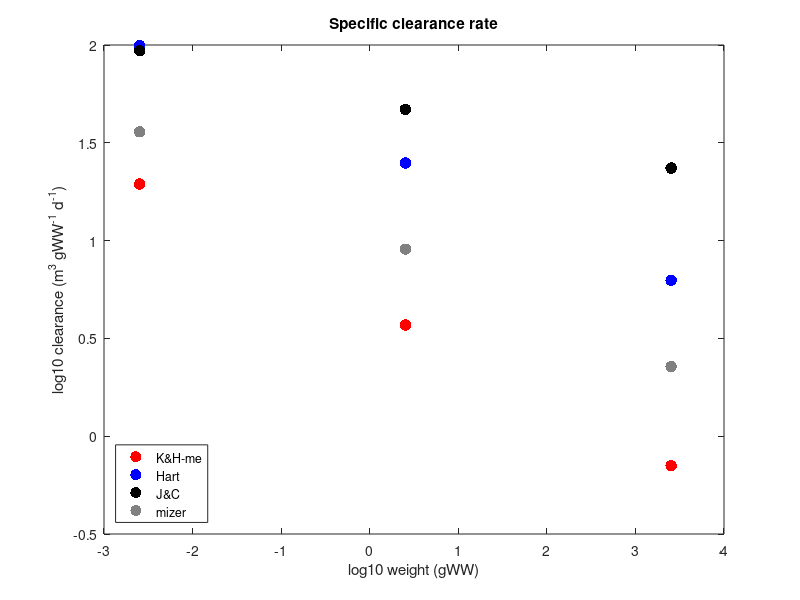
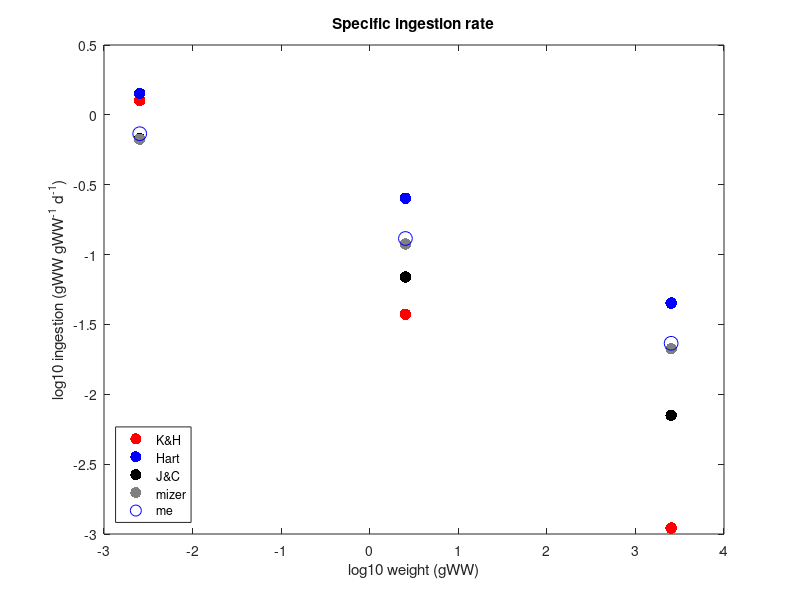
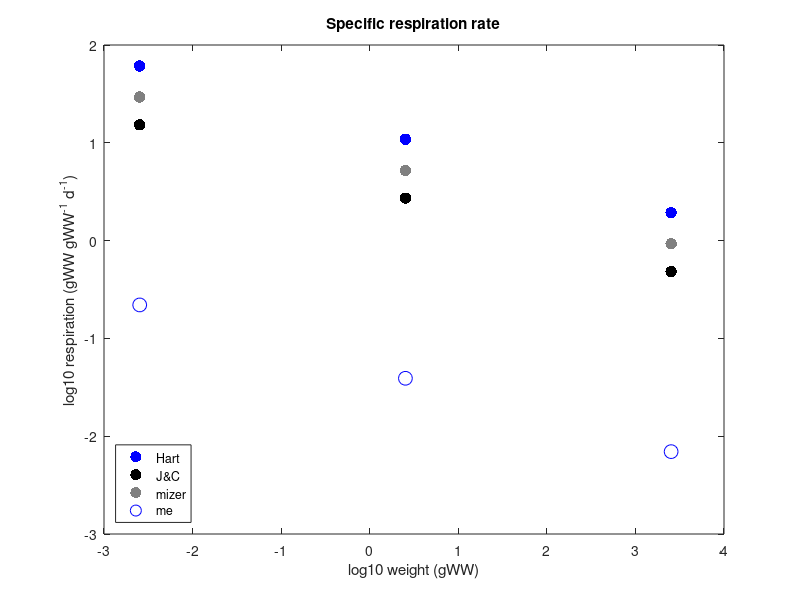
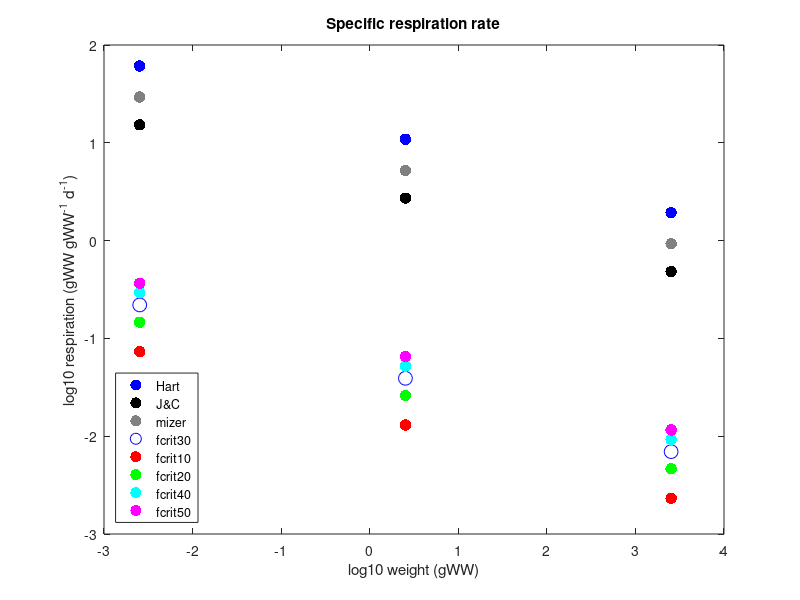

MATLAB code for these plots, in order:
% Compare diff Cmax, metab, A, ingest eqs

clear all
close all

L_s = 10^((log10(2)+log10(20))/2);
L_m = 10^((log10(20)+log10(200))/2);
L_l = 10^((log10(200)+log10(2000))/2);

M_s = 0.01 * (0.1*L_s)^3;
M_m = 0.01 * (0.1*L_m)^3;
M_l = 0.01 * (0.1*L_l)^3;
m=[M_s; M_m; M_l];

%Hartvig et al. constants
q=1-0.8;
h=85;
w=0.0025298;
gamma=0.8e4;
n=1-0.75;
p=1-0.75;
k=10;
u=0.84;

%mizer constants
h2=40;
gamma2=2.9e3;
k2=4.8;
u2=3;

%J&C 15 constants
Q=1-0.9;
H=25;
W=0.0025298;
G=1.37e4;
N=1-0.67;
K=2.5;
U=0.5;

prey=0:0.005:0.3;
temp=15;

%% Mortality
%Hartvig
Hu = exp(0.063*(temp-10.0)) .* (u.*m.^(-n))/365;

%mizer
Zu = exp(0.063*(temp-10.0)) .* (u2.*m.^(-n))/365;

%J&C
Ju = exp(0.063*(temp-10.0)) .* (U.*m.^(-N))/365;


%% Max ingestion
%Kiorboe & Hirst
Imax = exp(0.063*(temp-15.0)) .* 2.5 .* m.^(-0.51) .* 24e-3;

%Hartvig
Hcmax = exp(0.063*(temp-10.0)) .* (h.*m.^-n)/365;

%mizer
Zcmax = exp(0.063*(temp-10.0)) .* (h2.*m.^-n)/365;

%J&C
Jcmax = exp(0.063*(temp-10.0)) .* (H.*m.^-N)/365;

%Me
Mcmax = exp(0.063*(temp-15.0)) .* (60.*m.^-n)/365;

%% Respiration
%Hartvig
Hmet = exp(0.063*(temp-10.0)) .* k.*m.^-p;

%mizer
Zmet = exp(0.063*(temp-10.0)) .* k2.*m.^-p;

%J&C
Jmet = exp(0.063*(temp-10.0)) .* K.*m.^-p;

%Me
Mmet = exp(0.063*(temp-15.0)) .* 0.3*Mcmax;

%% Max clearance rate/search volume
%Kiorboe & Hirst = me
Fmax = exp(0.063*(temp-15.0)) .* 10^(3.24) .* m.^(-0.24) .* (24e-3/9);

%Hartvig
HA = exp(0.063*(temp-10.0)) .* (gamma*m.^-q)/365;

%mizer
ZA = exp(0.063*(temp-10.0)) .* (gamma2*m.^-q)/365;

%J&C
JA = exp(0.063*(temp-10.0)) .* (G*m.^-Q)/365;

%%
figure(1)
%subplot(2,2,1)
plot(log10(m),log10(Fmax),'.r','MarkerSize',25); hold on;
plot(log10(m),log10(HA),'.b','MarkerSize',25); hold on;
plot(log10(m),log10(JA),'.k','MarkerSize',25); hold on;
plot(log10(m),log10(ZA),'.','color',[0.5 0.5 0.5],'MarkerSize',25); hold on;
ylabel('log10 clearance (m^3 gWW^-^1 d^-^1)')
xlabel('log10 weight (gWW)')
legend('K&H-me','Hart','J&C','mizer')
legend('location','southwest')
title('Specific clearance rate')
print('-dpng','Clearance_comp_mass_JC.png')

figure(2)
%subplot(2,2,1)
plot(log10(m),log10(Imax),'.r','MarkerSize',25); hold on;
plot(log10(m),log10(Hcmax),'.b','MarkerSize',25); hold on;
plot(log10(m),log10(Jcmax),'.k','MarkerSize',25); hold on;
plot(log10(m),log10(Zcmax),'.','color',[0.5 0.5 0.5],'MarkerSize',25); hold on;
plot(log10(m),log10(Mcmax),'ob','MarkerSize',10); hold on;
ylabel('log10 ingestion (gWW gWW^-^1 d^-^1)')
xlabel('log10 weight (gWW)')
legend('K&H','Hart','J&C','mizer','me')
legend('location','southwest')
title('Specific ingestion rate')
print('-dpng','Ingestion_comp_mass_JC.png')

figure(3)
%subplot(2,2,1)
plot(log10(m),log10(Hmet),'.b','MarkerSize',25); hold on;
plot(log10(m),log10(Jmet),'.k','MarkerSize',25); hold on;
plot(log10(m),log10(Zmet),'.','color',[0.5 0.5 0.5],'MarkerSize',25); hold on;
plot(log10(m),log10(Mmet),'ob','MarkerSize',10); hold on;
ylabel('log10 respiration (gWW gWW^-^1 d^-^1)')
xlabel('log10 weight (gWW)')
legend('Hart','J&C','mizer','me')
legend('location','southwest')
title('Specific respiration rate')
print('-dpng','Respiration_comp_mass_JC.png')

figure(4)
%subplot(2,2,1)
plot(log10(m),log10(Hmet),'.b','MarkerSize',25); hold on;
plot(log10(m),log10(Jmet),'.k','MarkerSize',25); hold on;
plot(log10(m),log10(Zmet),'.','color',[0.5 0.5 0.5],'MarkerSize',25); hold on;
plot(log10(m),log10(Mmet),'ob','MarkerSize',10); hold on;
plot(log10(m),log10(0.1*Mcmax),'.r','MarkerSize',25); hold on;
plot(log10(m),log10(0.2*Mcmax),'.g','MarkerSize',25); hold on;
plot(log10(m),log10(0.4*Mcmax),'.c','MarkerSize',25); hold on;
plot(log10(m),log10(0.5*Mcmax),'.m','MarkerSize',25); hold on;
ylabel('log10 respiration (gWW gWW^-^1 d^-^1)')
xlabel('log10 weight (gWW)')
legend('Hart','J&C','mizer','fcrit30','fcrit10','fcrit20','fcrit40','fcrit50')
legend('location','southwest')
title('Specific respiration rate')
print('-dpng','Respiration_comp_fcrit_JC.png')

figure(5)
%subplot(2,2,1)
plot(log10(m),(Hu),'.b','MarkerSize',25); hold on;
plot(log10(m),(Ju),'.k','MarkerSize',25); hold on;
plot(log10(m),(Zu),'.','color',[0.5 0.5 0.5],'MarkerSize',25); hold on;
ylabel('mortality rate (d^-^1)')
xlabel('log10 weight (gWW)')
legend('Hart','J&C','mizer')
legend('location','southwest')
title('Daily mortality rate')
print('-dpng','Mortality_comp_mass_JC.png')


%% vs temp
temp=-2:30;

%Max ingestion
ImaxS = exp(0.063*(temp-15.0)) .* 2.5 .* M_s^(-0.51) .* 24e-3;
ImaxM = exp(0.063*(temp-15.0)) .* 2.5 .* M_m^(-0.51) .* 24e-3;
ImaxL = exp(0.063*(temp-15.0)) .* 2.5 .* M_l^(-0.51) .* 24e-3;

HcmaxS = exp(0.063*(temp-10.0)) .* (h.*M_s^-0.25)/365;
HcmaxM = exp(0.063*(temp-10.0)) .* (h.*M_m^-0.25)/365;
HcmaxL = exp(0.063*(temp-10.0)) .* (h.*M_l^-0.25)/365;

JcmaxS = exp(0.063*(temp-10.0)) .* (H.*M_s^-0.25)/365;
JcmaxM = exp(0.063*(temp-10.0)) .* (H.*M_m^-0.25)/365;
JcmaxL = exp(0.063*(temp-10.0)) .* (H.*M_l^-0.25)/365;

McmaxS = exp(0.063*(temp-15.0)) .* (60.*M_s^-0.25)/365;
McmaxM = exp(0.063*(temp-15.0)) .* (60.*M_m^-0.25)/365;
McmaxL = exp(0.063*(temp-15.0)) .* (60.*M_l^-0.25)/365;

%Max clearance rate/search volume
FmaxS = exp(0.063*(temp-15.0)) .* 1.74e3 .* M_s^(-0.24) .* (24e-3/9);
FmaxM = exp(0.063*(temp-15.0)) .* 1.74e3 .* M_m^(-0.24) .* (24e-3/9);
FmaxL = exp(0.063*(temp-15.0)) .* 1.74e3 .* M_l^(-0.24) .* (24e-3/9);

HAS = exp(0.063*(temp-10.0)) .* (1e6*M_s^-q)/365;
HAM = exp(0.063*(temp-10.0)) .* (1e6*M_m^-q)/365;
HAL = exp(0.063*(temp-10.0)) .* (1e6*M_l^-q)/365;

JAS = exp(0.063*(temp-10.0)) .* (1e6*M_s^-Q)/365;
JAM = exp(0.063*(temp-10.0)) .* (1e6*M_m^-Q)/365;
JAL = exp(0.063*(temp-10.0)) .* (1e6*M_l^-Q)/365;

%Respiration
%Hartvig
HmetS = exp(0.063*(temp-10.0)) .* k.*M_s.^-p;
HmetM = exp(0.063*(temp-10.0)) .* k.*M_m.^-p;
HmetL = exp(0.063*(temp-10.0)) .* k.*M_l.^-p;

%J&C
JmetS = exp(0.063*(temp-10.0)) .* K.*M_s.^-p;
JmetM = exp(0.063*(temp-10.0)) .* K.*M_m.^-p;
JmetL = exp(0.063*(temp-10.0)) .* K.*M_l.^-p;

MmetS = 0.3*McmaxS;
MmetM = 0.3*McmaxM;
MmetL = 0.3*McmaxL;

%% Mortality
%Hartvig
HuS = exp(0.063*(temp-10.0)) .* (u.*M_s.^(-n))/365;
HuM = exp(0.063*(temp-10.0)) .* (u.*M_m.^(-n))/365;
HuL = exp(0.063*(temp-10.0)) .* (u.*M_l.^(-n))/365;

%mizer
ZuS = exp(0.063*(temp-10.0)) .* (u2.*M_s.^(-n))/365;
ZuM = exp(0.063*(temp-10.0)) .* (u2.*M_m.^(-n))/365
ZuL = exp(0.063*(temp-10.0)) .* (u2.*M_l.^(-n))/365

%J&C
JuS = exp(0.063*(temp-10.0)) .* (U.*M_s.^(-N))/365;
JuM = exp(0.063*(temp-10.0)) .* (U.*M_m.^(-N))/365;
JuL = exp(0.063*(temp-10.0)) .* (U.*M_l.^(-N))/365;

%%

figure
%subplot(2,2,1)
plot(temp,log10(HAS),'r','LineWidth',2); hold on;
plot(temp,log10(HAM),'k','LineWidth',2); hold on;
plot(temp,log10(HAL),'b','LineWidth',2); hold on;
plot(temp,log10(JAS),'--r','LineWidth',2); hold on;
plot(temp,log10(JAM),'--k','LineWidth',2); hold on;
plot(temp,log10(JAL),'--b','LineWidth',2); hold on;
plot(temp,log10(FmaxS),':r','LineWidth',2); hold on;
plot(temp,log10(FmaxM),':k','LineWidth',2); hold on;
plot(temp,log10(FmaxL),':b','LineWidth',2); hold on;
ylabel('log10 clearance (m^3 gWW^-^1 d^-^1)')
xlabel('temp (C)')
legend('HS','HM','HL','JS','JM','JL','meS','meM','meL')
legend('location','west')
title('Specific clearance rate')
print('-dpng','Clearance_comp_temp_JC.png')

%
figure
plot(temp,log10(HcmaxS),'r','LineWidth',2); hold on;
plot(temp,log10(HcmaxM),'k','LineWidth',2); hold on;
plot(temp,log10(HcmaxL),'b','LineWidth',2); hold on;
plot(temp,log10(JcmaxS),'--r','LineWidth',2); hold on;
plot(temp,log10(JcmaxM),'--k','LineWidth',2); hold on;
plot(temp,log10(JcmaxL),'--b','LineWidth',2); hold on;
plot(temp,log10(McmaxS),':r','LineWidth',2); hold on;
plot(temp,log10(McmaxM),':k','LineWidth',2); hold on;
plot(temp,log10(McmaxL),':b','LineWidth',2); hold on;
ylabel('log10 ingestion (gWW gWW^-^1 d^-^1)')
xlabel('temp (C)')
legend('HS','HM','HL','JS','JM','JL','meS','meM','meL')
legend('location','west')
title('Specific ingestion rate')
print('-dpng','Ingestion_comp_temp_JC.png')

figure
plot(temp,log10(HmetS),'r','LineWidth',2); hold on;
plot(temp,log10(HmetM),'k','LineWidth',2); hold on;
plot(temp,log10(HmetL),'b','LineWidth',2); hold on;
plot(temp,log10(JmetS),'--r','LineWidth',2); hold on;
plot(temp,log10(JmetM),'--k','LineWidth',2); hold on;
plot(temp,log10(JmetL),'--b','LineWidth',2); hold on;
plot(temp,log10(MmetS),':r','LineWidth',2); hold on;
plot(temp,log10(MmetM),':k','LineWidth',2); hold on;
plot(temp,log10(MmetL),':b','LineWidth',2); hold on;
ylabel('log10 respiration (gWW gWW^-^1 d^-^1)')
xlabel('temp (C)')
legend('HS','HM','HL','JS','JM','JL','meS','meM','meL')
legend('location','west')
title('Specific respiration rate')
print('-dpng','Respiration_comp_temp_JC.png')

%%
figure
subplot(2,2,1)
plot(temp,(HuS),'r','LineWidth',2); hold on;
plot(temp,(JuS),'--r','LineWidth',2); hold on;
plot(temp,(ZuS),':r','LineWidth',2); hold on;
ylabel('mortality rate (d^-^1)')
title('S')
xlim([-2 30])
subplot(2,2,2)
plot(temp,(HuM),'k','LineWidth',2); hold on;
plot(temp,(JuM),'--k','LineWidth',2); hold on;
plot(temp,(ZuM),':k','LineWidth',2); hold on;
xlabel('temp (C)')
title('M')
xlim([-2 30])
subplot(2,2,3)
plot(temp,(HuL),'b','LineWidth',2); hold on;
plot(temp,(JuL),'--b','LineWidth',2); hold on;
plot(temp,(ZuL),':b','LineWidth',2); hold on;
xlabel('temp (C)')
ylabel('mortality rate (d^-^1)')
title('L')
xlim([-2 30])
legend('Hartvig11','J&C15','mizer')
legend('location','northwest')
print('-dpng','Mortality_comp_temp_JC.png')
